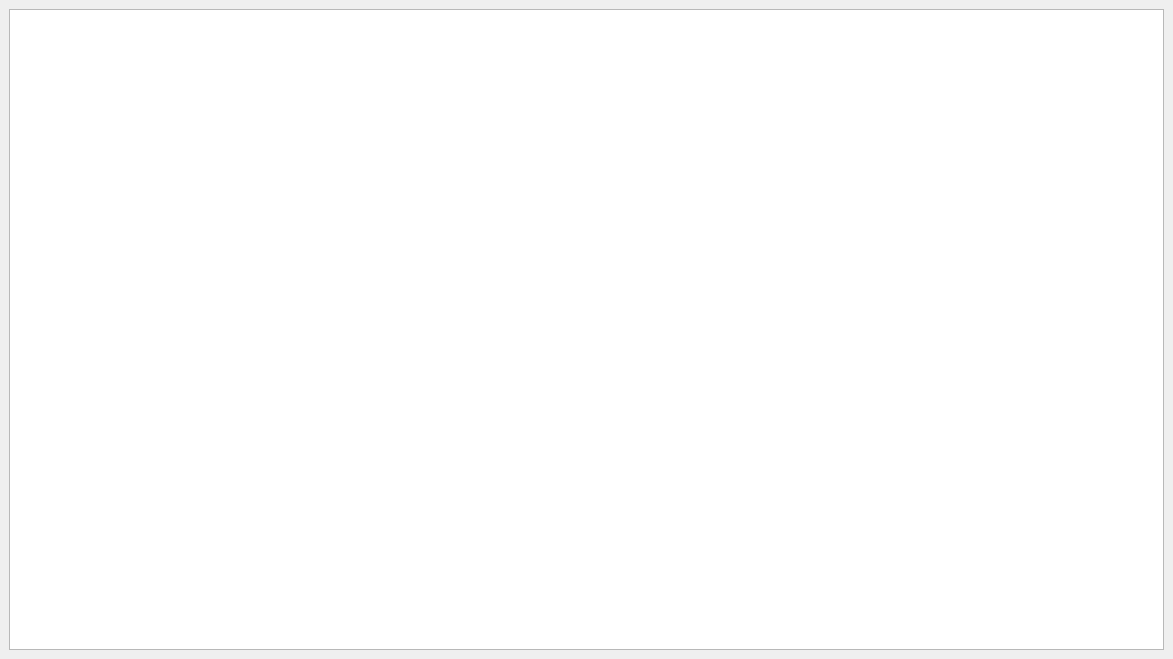
<?xml version="1.0" encoding="UTF-8"?>
<ui version="4.0">
 <class>MainWindow</class>
 <widget class="QMainWindow" name="MainWindow">
  <property name="geometry">
   <rect>
    <x>0</x>
    <y>0</y>
    <width>1173</width>
    <height>659</height>
   </rect>
  </property>
  <property name="cursor">
   <cursorShape>ArrowCursor</cursorShape>
  </property>
  <property name="mouseTracking">
   <bool>false</bool>
  </property>
  <property name="windowTitle">
   <string>MainWindow</string>
  </property>
  <widget class="QWidget" name="centralwidget">
   <layout class="QVBoxLayout" name="verticalLayout">
    <item>
     <widget class="QGraphicsView" name="graphicsView">
      <property name="cursor" stdset="0">
       <cursorShape>PointingHandCursor</cursorShape>
      </property>
      <property name="mouseTracking">
       <bool>true</bool>
      </property>
     </widget>
    </item>
   </layout>
  </widget>
 </widget>
 <resources/>
 <connections/>
</ui>
